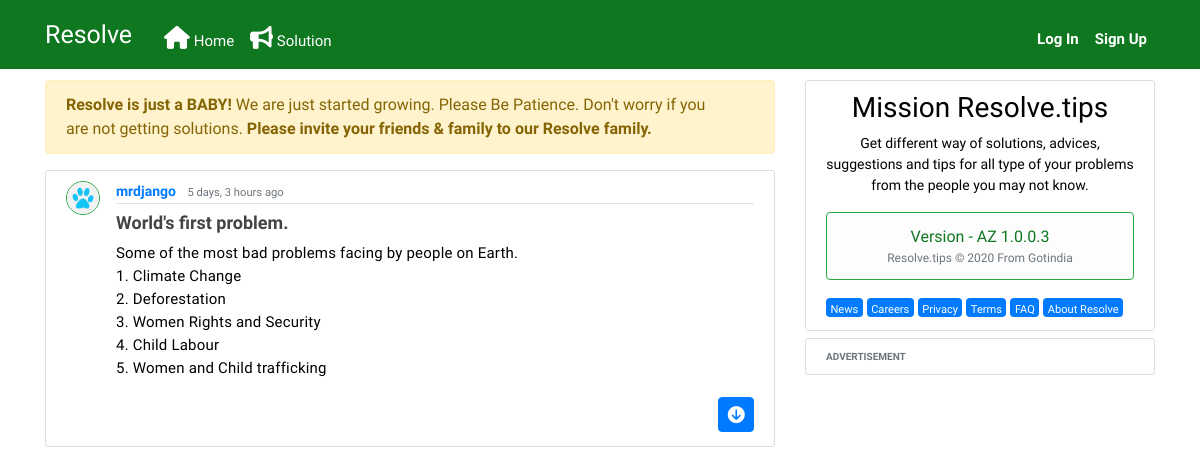
The page / on the database its author committed.
### feeds/models.py (models this page shows, shortened)
class Post(models.Model):
    title = models.CharField(max_length=300)
    content = models.TextField()
    date_posted = models.DateTimeField(default=timezone.now)
    author = models.ForeignKey(User, on_delete=models.CASCADE)
    slug = models.SlugField(max_length=250, null=True, blank=True)

### users/models.py (models this page shows, shortened)
class Profile(models.Model):
    user = models.OneToOneField(User, on_delete=models.CASCADE)
    image = models.ImageField(default='default.jpg', upload_to='profile_pics')

### feeds/views.py (the view)
# urls.py: path('', PostListView.as_view(), name='feeds-home'),
class PostListView(ListView):
    model = Post
    template_name = 'feeds/home.html'  # <app>/<model>_<viewtype>.html
    context_object_name = 'posts'
    ordering = ['-date_posted']
    paginate_by = 37

### feeds/templates/feeds/home.html
{% extends "feeds/base.html" %}
{% block content %}
    <article>
        <div class="alert alert-warning alert-dismissible fade show" role="alert">
            <strong>Resolve is just a BABY!</strong> We are just started growing. Please Be Patience. Don't worry if you are not getting solutions.<strong> Please invite your friends & family to our Resolve family.</strong>
        </div>
    </article>
    {% for post in posts %}
    <article class="media content-section">
         <img class="rounded-circle border border-success article-img" src="{{ post.author.profile.image.url }}">
         <div class="media-body">
           <div class="article-metadata">
             <a class="mr-2 linktext" href="{% url 'user-posts' post.author.username %}">{{ post.author }}</a>
             <small class="text-muted">{{ post.date_posted|timesince }} ago</small>
           </div>
           <h5 class="articlemargin"><a class="article-title" href="{% url 'post-detail' post.id %}">{{ post.title }}</a></h5>
           <p class="article-content">{{ post.content|safe }}</p>
         </div>
       </article>
      {% endfor %}
 {% endblock content %}

### feeds/static/feeds/main.css (style rules this page uses)
body { color: #000; margin-top: 5rem; font-family: 'Hind Guntur', sans-serif; }
h1, h2, h3, h4, h5, h6 { color: #000; }
.articlemargin { margin-top: 0.5rem; }
.linktext { font-weight: 555; }
.content-section { background: #ffffff; padding: 10px 20px; border: 1px solid #ddd; border-radius: 3px; margin-bottom: 7px; }
.article-title { color: #444444; font-size:18px; font-weight: 600; }
.article-content { white-space: pre-line; font-size: 15px; line-height: 23px; letter-spacing: 0.2px; }
.article-img { height: 34px; width: 34px; margin-right: 16px; }
.article-metadata { padding-bottom: 1px; font-size: 14px;; margin-bottom: 4px; border-bottom: 1px solid #e3e3e3; }

### rows shown on the page
Post: author.profile.image (placeholder picture), author "mrdjango", date_posted "5 days, 3 hours", title "World's first problem.", content "Some of the most bad problems facing by people on Earth. 1. Climate Change 2. Deforestation 3. Women Rights and Security 4. Child Labour 5. Women and Child trafficking…"
